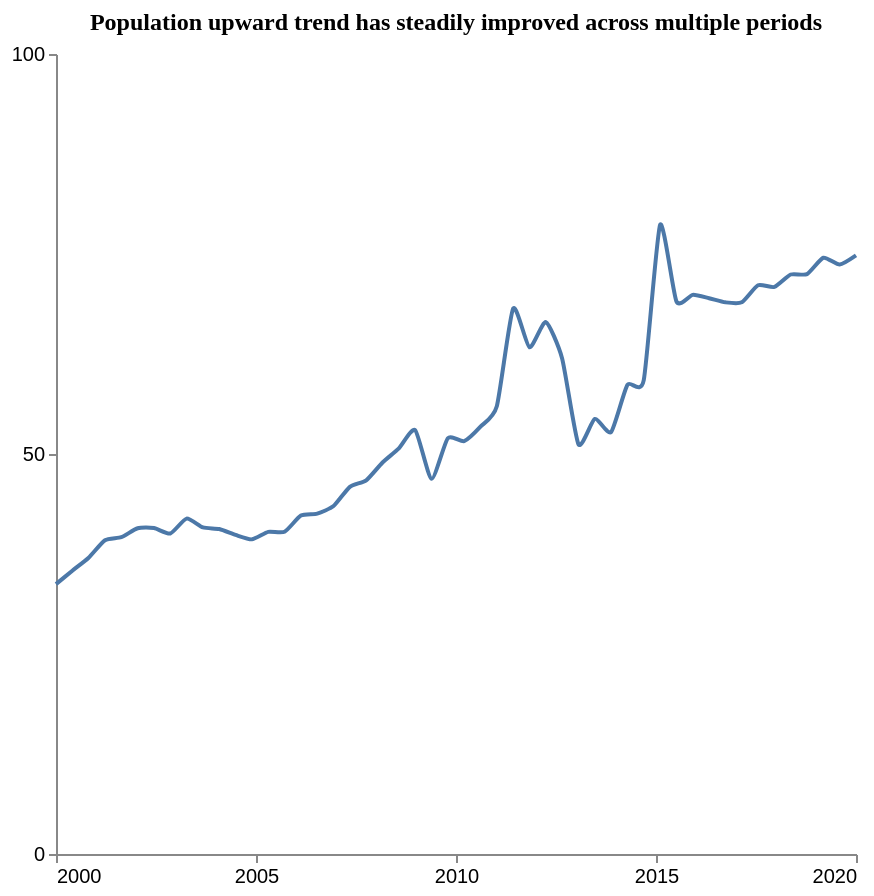

Specify this chart in Vega-Lite:
### Vega-Lite specification from a JSON file in a GitHub repository (floating-point values rounded to 4 significant figures)
{"$schema": "https://vega.github.io/schema/vega-lite/v5.json", "description": "Pattern: Upward", "data": {"values": [{"X": 2000.0, "Y": 33.73}, {"X": 2000.0, "Y": 35.41}, {"X": 2001.0, "Y": 37.04}, {"X": 2001.0, "Y": 39.22}, {"X": 2002.0, "Y": 39.6}, {"X": 2002.0, "Y": 40.71}, {"X": 2002.0, "Y": 40.74}, {"X": 2003.0, "Y": 40.06}, {"X": 2003.0, "Y": 41.92}, {"X": 2004.0, "Y": 40.82}, {"X": 2004.0, "Y": 40.62}, {"X": 2004.0, "Y": 39.89}, {"X": 2005.0, "Y": 39.33}, {"X": 2005.0, "Y": 40.27}, {"X": 2006.0, "Y": 40.27}, {"X": 2006.0, "Y": 42.3}, {"X": 2007.0, "Y": 42.55}, {"X": 2007.0, "Y": 43.49}, {"X": 2007.0, "Y": 45.9}, {"X": 2008.0, "Y": 46.71}, {"X": 2008.0, "Y": 48.94}, {"X": 2009.0, "Y": 50.7}, {"X": 2009.0, "Y": 52.99}, {"X": 2009.0, "Y": 46.9}, {"X": 2010.0, "Y": 51.98}, {"X": 2010.0, "Y": 51.6}, {"X": 2011.0, "Y": 53.41}, {"X": 2011.0, "Y": 55.97}, {"X": 2011.0, "Y": 68.18}, {"X": 2012.0, "Y": 63.33}, {"X": 2012.0, "Y": 66.49}, {"X": 2013.0, "Y": 61.95}, {"X": 2013.0, "Y": 51.22}, {"X": 2013.0, "Y": 54.38}, {"X": 2014.0, "Y": 52.75}, {"X": 2014.0, "Y": 58.64}, {"X": 2015.0, "Y": 59.25}, {"X": 2015.0, "Y": 78.64}, {"X": 2016.0, "Y": 69.09}, {"X": 2016.0, "Y": 69.89}, {"X": 2016.0, "Y": 69.47}, {"X": 2017.0, "Y": 68.96}, {"X": 2017.0, "Y": 68.96}, {"X": 2018.0, "Y": 71.1}, {"X": 2018.0, "Y": 70.88}, {"X": 2018.0, "Y": 72.44}, {"X": 2019.0, "Y": 72.49}, {"X": 2019.0, "Y": 74.53}, {"X": 2020.0, "Y": 73.68}, {"X": 2020.0, "Y": 74.83}]}, "mark": {"type": "line", "interpolate": "cardinal", "tension": 0.4}, "encoding": {"x": {"field": "X", "type": "quantitative", "title": "", "axis": {"grid": false, "format": "d", "values": [2000, 2005, 2010, 2015, 2020], "tickSize": 4}, "scale": {"domain": [2000, 2020]}}, "y": {"field": "Y", "type": "quantitative", "title": "", "axis": {"grid": false, "format": "d", "values": [0, 50, 100], "tickSize": 4, "tickOpacity": 1}, "scale": {"domain": [0, 100]}}}, "title": {"text": "Population upward trend has steadily improved across multiple periods", "anchor": "middle", "font": "Tahoma", "fontSize": 12}, "config": {"lineBreak": "^", "view": {"stroke": null}}, "height": 400, "width": 400, "autosize": "pad"}
